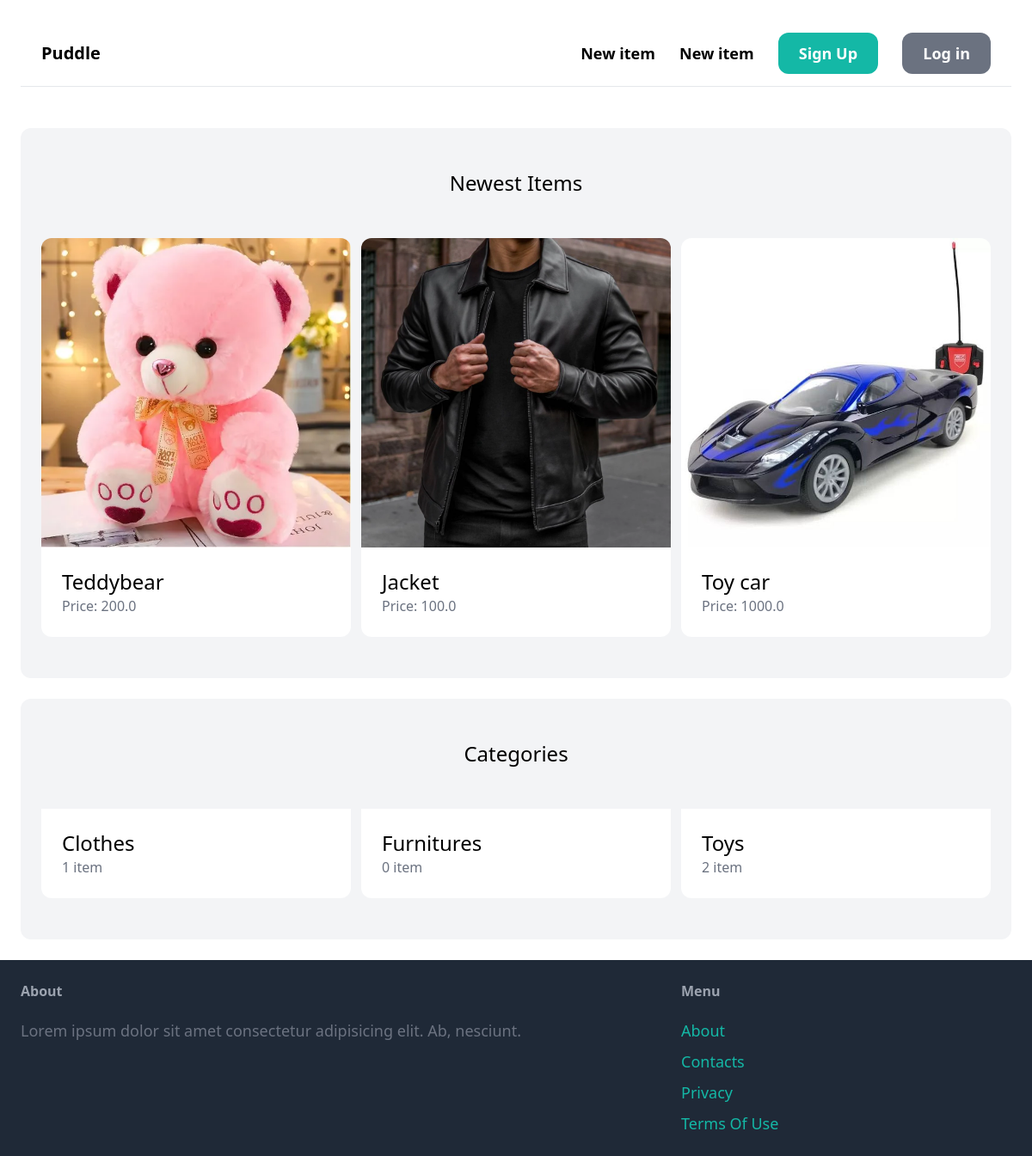
The page / on the database its author committed.
### base/models.py (models this page shows, shortened)
class Item(models.Model):
    category = models.ForeignKey(Category, related_name='items', on_delete= models.CASCADE)
    name = models.CharField(max_length=255)
    description = models.TextField(blank=True, null=True)
    price = models.FloatField()
    image = models.ImageField(upload_to='items_images', blank=True, null= True)
    is_sold = models.BooleanField(default=False)
    created_by = models.ForeignKey(User, related_name= 'items', on_delete= models.CASCADE)
    created = models.DateTimeField(auto_now_add=True)

class Category(models.Model):
    name = models.CharField(max_length=255)
    class Meta:
        ordering = ('name',)
        verbose_name_plural = "Categories"

### base/views.py (the view)
# urls.py: path('', views.homepage, name = 'homepage'),
def homepage(request : HttpRequest):
    items = Item.objects.filter(is_sold = False)[:6]
    categories = Category.objects.all()
    content = {
        'categories' :categories,
        'items' : items
    }
    return render(request, 'base/home.html', content)

### base/templates/base/home.html (shortened to what this page needs)
{% extends 'base/base.html' %}
{% block content %}
    <div class="mt-6 px-6 py-12 bg-gray-100 rounded-xl">
        <h2 class="mb-12 text-2xl text-center">Newest Items</h2>
        <div class="grid grid-cols-3 gap-3">
           {% for item in items %}
            <div>
                <a href="{% url 'detail' item.id %}">
                    <div>
                        <img src="{{ item.image.url }}" alt="" class="rounded-t-xl">
                    </div>
                    <div class="p-6 bg-white rounded-b-xl">
                        <h2 class="text-2xl">{{item.name }}</h2>
                        <p class="text-gray-500">Price: {{item.price}}</p>
                    </div>
                </a>
            </div>
           {% endfor %}
        </div>
    </div>
    <div class="mt-6 px-6 py-12 bg-gray-100 rounded-xl">
        <h2 class="mb-12 text-2xl text-center">Categories</h2>
        <div class="grid grid-cols-3 gap-3">
            {% for category in categories %}
            <div>
                <a href="#">
                    <div class="p-6 bg-white rounded-b-xl">
                        <h2 class="text-2xl">{{category.name }}</h2>
                        <p class="text-gray-500">{{ category.items.count }} item{{category.items|pluralize}}</p>
                    </div>
                </a>
            </div>
            {% endfor %}
        </div>
    </div>
{% endblock content %}

### base/templates/base/base.html (shortened to what this page needs)
<!DOCTYPE html>
<html lang="en">
<head>
    <script src="https://cdn.tailwindcss.com"></script>
</head>
<body>
    <div class="px-6 py-6" >
        <nav class="py-6 px-6 flex justify-between items-center border-b border-gray-200">
            <a href="/" class="text-xl font-semibold ">Puddle</a>
            <div class="space-x-6">
                <a href="" class="text-lg font-semibold hover:text-gray-500">New item</a>
                <a href="" class="text-lg font-semibold hover:text-gray-500">New item</a>
                <a href="" class="px-6 py-3 text-lg font-semibold bg-teal-500 text-white rounded-xl hover:bg-teal-700">Sign Up</a>
                <a href="" class="px-6 py-3 text-lg font-semibold bg-gray-500 text-white rounded-xl hover:bg-teal-700">Log in</a>
            </div>
        </nav>
        <br>
       {% block content %}
       {% endblock content %}
    </div>
    <footer class="py-6 px-6 flex justify-between bg-gray-800">
        <div class="w-2/3 pr-10">
            <h3 class="mb-5 font-semibold text-gray-400">About</h3>
            <p class="text-lg text-gray-500">Lorem ipsum dolor sit amet consectetur adipisicing elit. Ab, nesciunt.</p>
        </div>
        <div class="w-1/3">
            <h3 class="mb-5 font-semibold text-gray-400">Menu</h3>
            <ul class="space-y-2">
                <li><a href="" class="text-lg text-teal-500 hover:text-teal-700">About</a></li>
                <li><a href="{% url 'contacts' %}" class="text-lg text-teal-500 hover:text-teal-700">Contacts</a></li>
                <li><a href="" class="text-lg text-teal-500 hover:text-teal-700">Privacy</a></li>
                <li><a href="" class="text-lg text-teal-500 hover:text-teal-700">Terms Of Use</a></li>
            </ul>
        </div>
    </footer>
</body>
</html>

### rows shown on the page
Item: image (picture), name "Teddybear", price "200.0"
Item: image (picture), name "Jacket", price "100.0"
Item: image (picture), name "Toy car", price "1000.0"
Category: name "Clothes", items.count "1"
Category: name "Furnitures", items.count "0"
Category: name "Toys", items.count "2"
